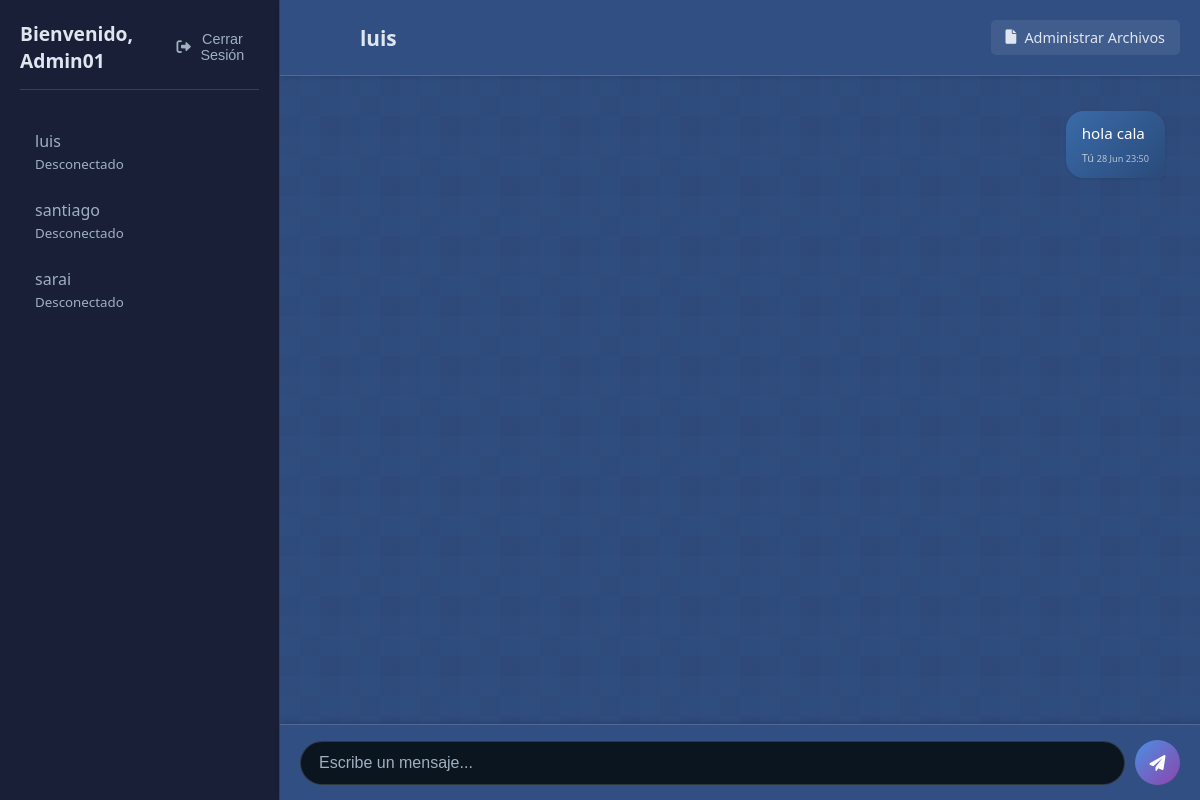
Page /public/index.php?correo_usuario=luiscala@gmail.com (signed in) on the committed database.
### tables this page shows
CREATE TABLE `usuario` (
  `usuario_id` int(10) NOT NULL,
  `usuario_nombre` varchar(70) NOT NULL,
  `usuario_apellido` varchar(70) NOT NULL,
  `usuario_email` varchar(100) NOT NULL,
  `usuario_usuario` varchar(30) NOT NULL,
  `usuario_clave` varchar(300) NOT NULL,
  `usuario_foto` varchar(536) NOT NULL,
  `usuario_creado` timestamp NOT NULL DEFAULT current_timestamp(),
  `usuario_actualizado` timestamp NOT NULL DEFAULT current_timestamp(),
  `login_status` varchar(10) DEFAULT 'logout',
  `genero` varchar(20) DEFAULT '',
  `pais` varchar(50) DEFAULT ''
);

CREATE TABLE `chat_usuarios` (
  `msg_id` int(11) NOT NULL,
  `sender_usuario` varchar(100) NOT NULL,
  `receiver_usuario` varchar(100) NOT NULL,
  `msg_contenido` varchar(255) NOT NULL,
  `msg_status` text NOT NULL,
  `msg_fecha` timestamp NOT NULL DEFAULT current_timestamp()
);

### app/Controlador/Controlador_Chat.php (called while the page is built, shortened)
<?php
require_once(__DIR__ . '/../Modelo/Modelo_Usuario.php');
require_once(__DIR__ . '/../Modelo/Modelo_Chat.php');
class Controlador_Chat {
    private $modelo_usuario;
    private $modelo_chat;
    public function __construct() {
        $this->modelo_usuario = new Modelo_Usuario();
        $this->modelo_chat = new Modelo_Chat();
    }
    public function index() {
        $usuario_logeado = $_SESSION['usuario']['usuario_usuario'] ?? '';
        $usuarios_totales = $this->modelo_usuario->Obtener_Usuarios();
        if (isset($_GET['correo_usuario'])) {
            $correo_usuario_actual = $_GET['correo_usuario'];
            $usuario = $this->modelo_usuario->Obtener_Usuarios_email($correo_usuario_actual);
            if ($usuario) {
                $usuario_seleccionado = $usuario['usuario_usuario'];
                $this->modelo_chat->Mensajes_Vistos($usuario_seleccionado, $usuario_logeado);
                $mensajes_chat = $this->modelo_chat->Obtener_Mensajes_Chat($usuario_logeado, $usuario_seleccionado);
            }
        }
        require_once(__DIR__ . '/../Vista/chat/index.php');
    }
}
?>

### app/Modelo/Modelo_Usuario.php (called while the page is built, shortened)
<?php
require_once(__DIR__ . '/../../config/Database.php');
class Modelo_Usuario {
    private $conexion;
    public function __construct() {
        $database = new DataBase();
        $this->conexion = $database->Conectar_db();
    }
    public function Obtener_Usuarios() {
        $result = $this->conexion->query("
            SELECT usuario_id, usuario_usuario, usuario_email, genero, login_status
            FROM usuario
            WHERE usuario_usuario != '' AND usuario_email != ''
            ORDER BY login_status DESC, usuario_usuario ASC
        ");
        return $result->fetch_all(MYSQLI_ASSOC);
    }
    public function Obtener_Usuarios_email($email) {
        $stmt = $this->conexion->prepare("SELECT usuario_id, usuario_usuario, usuario_email, genero FROM usuario WHERE usuario_email = ? LIMIT 1");
        $stmt->bind_param("s", $email);
        $stmt->execute();
        $resultado = $stmt->get_result();
        return $resultado->fetch_assoc();
    }
}
?>

### config/Database.php (called while the page is built, shortened)
<?php
class DataBase {
    private $host = "localhost";
    private $usuario = "root";
    private $password = "";
    private $db = "crudadmin";
    public function Conectar_db() {
        $this->conexion = null;
        try {
            $this->conexion = new mysqli($this->host, $this->usuario, $this->password, $this->db);
            $this->conexion->set_charset("utf8mb4");
        } catch (Exception $e) {
            error_log("Error de conexión: " . $e->getMessage());
            die("Error al conectar con la base de datos. Por favor intente más tarde.");
        }
        return $this->conexion;
    }
}
?>

### public/index.php (called while the page is built, shortened)
<?php
require_once CONTROLLER_PATH . '/Controlador_Chat.php';
try {
    $controller = new Controlador_Chat();
    $controller->index();
} catch (Exception $e) {
    die("Error inicializando controlador: ". $e->getMessage());
}

### app/Modelo/Modelo_Chat.php (called while the page is built, shortened)
<?php
require_once(__DIR__ . '/../../config/Database.php');
class Modelo_Chat {
    private $conexion;
    public function __construct() {
        $database = new DataBase();
        $this->conexion = $database->Conectar_db();
    }
    public function Obtener_Mensajes_Chat($usuario_actual, $usuario_destino){
        $query = "SELECT * FROM chat_usuarios
                 WHERE (sender_usuario = ? AND receiver_usuario = ?)
                 OR (sender_usuario = ? AND receiver_usuario = ?)
                 ORDER BY msg_fecha ASC";
        $stmt = $this->conexion->prepare($query);
        $stmt->bind_param("ssss", $usuario_actual, $usuario_destino, $usuario_destino, $usuario_actual);
        if(!$stmt->execute()){
            error_log("Error al ejecutar Obtener Mensajes: ". $stmt->error);
            return[];
        }
        $resultado = $stmt->get_result();
        return $resultado->fetch_all(MYSQLI_ASSOC);
    }
}
?>

### app/Vista/includes/chat_mensajes.php (the view, shortened to what this page needs)
<?php
$usuario_logeado = $_SESSION['usuario']['usuario_usuario'] ?? '';
if (empty($mensajes_chat) && empty($archivos_compartidos)) {
    echo '<div class="no-messages">';
    echo '<p class="texto_centro">Comienza una conversación con '.htmlspecialchars($usuario_seleccionado).'</p>';
    echo '</div>';
} else {
    echo '<div class="mensajes_contenedor" id="mensajes-contenedor">';
    foreach($mensajes_chat as $msg) {
        $sender_user = htmlspecialchars($msg['sender_usuario']);
        $msg_content = htmlspecialchars($msg['msg_contenido']);
        $msg_date = date("d M H:i", strtotime($msg['msg_fecha']));
        if ($usuario_logeado === $sender_user) {
            echo '<div class="msg_derecha">';
            echo '<p>'.$msg_content.'</p>';
            echo '<span class="time">Tú <small>'.$msg_date.'</small></span>';
            echo '</div>';
        }
        elseif ($usuario_seleccionado === $sender_user) {
            echo '<div class="msg_izquierda">';
            echo '<p>'.$msg_content.'</p>';
            echo '<span class="time">'.$sender_user.' <small>'.$msg_date.'</small></span>';
            echo '</div>';
        }
    }
    echo '</div>';
}

### app/Vista/includes/users_sidebar.php (shortened to what this page needs)
<?php
if (!empty($usuarios_totales)) {
    $usuarios_mostrados = [];
    foreach ($usuarios_totales as $usuario) {
        $username = htmlspecialchars($usuario['usuario_usuario'] ?? '');
        $login_status = $usuario['login_status'] ?? 'logout';
        $usuario_email = urlencode($usuario['usuario_email'] ?? '');
        $pagina_actual = htmlspecialchars($_SERVER['PHP_SELF']);
       if (in_array($username, $usuarios_mostrados) || $username == ($_SESSION['usuario']['usuario_usuario'] ?? '')) {
            continue;
        }
        $usuarios_mostrados[] = $username;
        ?>
        <li class="usuario_item">
            <a href="<?php echo $pagina_actual; ?>?correo_usuario=<?php echo $usuario_email; ?>" class="usuario_link">
                <div class="detalles_izq">
                    <p>
                        <?php echo $username; ?>
                        <br>
                        <small><?php echo ($login_status == 'Online' ? 'En Línea' : 'Desconectado'); ?></small>
                    </p>
                </div>
            </a>
        </li>
        <?php
    }
} else {
    echo "<li>No hay usuarios disponibles</li>";
}
?>

### public/LosCSS/stilochat.css (style rules this page uses)
:root { --color-bg-dark: #0f1c2d; --color-bg-light: #314f83; --color-sidebar-bg: #181f36; --color-sidebar-hover: #1b5bc9; --color-text-primary: #e0e6f0; --color-text-secondary: #a0b0c0; --color-accent-blue-light: #6aa8e2; --color-accent-blue-medium: #4a80c2; --color-accent-blue-dark: #2c5a90; --color-accent-blue: var(--color-accent-blue-medium); --gradient-blue-purple: linear-gradient(135deg, #4a90e2, #8e44ad); --color-chat-bubble-self: #007bff; --color-chat-bubble-other: #151625; --color-chat-text-self: #ffffff; --color-chat-text-other: #e0e6f0; --color-chat-time: #888888; --color-border: rgba(255, 255, 255, 0.15); --color-input-bg: #0b1520; --gradient-accent: linear-gradient(135deg, #4a80c2, #6aa8e2); --shadow-light: 0 1px 3px rgba(0, 0, 0, 0.1); --shadow-medium: 0 4px 10px rgba(0, 0, 0, 0.3); --shadow-strong: 0 8px 20px rgba(0, 0, 0, 0.5); }
* { box-sizing: border-box; margin: 0; padding: 0; }
html, body { height: 100%; font-family: 'Segoe UI', Roboto, Helvetica, Arial, sans-serif; color: var(--color-text-primary); background: var(--color-bg-dark); overflow: hidden; }
.chat_izquierda ul li { margin-bottom: 5px; }
.chat_izquierda ul li a { display: flex; align-items: center; padding: 10px 15px; color: var(--color-text-secondary); text-decoration: none; border-radius: 8px; transition: background-color 0.2s ease, color 0.2s ease; }
.time { display: block; font-size: 0.8em; color: var(--color-text-secondary); margin-top: 5px; text-align: right; }
.msg_izquierda, .msg_derecha { max-width: 75%; margin-bottom: 15px; padding: 12px 16px; border-radius: 18px; position: relative; word-wrap: break-word; font-size: 0.95em; line-height: 1.4; box-shadow: var(--shadow-light); }
.msg_derecha { align-self: flex-end; background: linear-gradient(135deg, #3a6ba8, #2a4a7a); color: white; margin-left: auto; border-bottom-right-radius: 5px; }
.msg_izquierda p, .msg_derecha p { margin: 0; padding: 0; color: inherit; }
.msg_izquierda p, .msg_derecha p { margin: 0; padding: 0; }
.time { display: block; font-size: 0.72em; margin-top: 6px; opacity: 0.8; }
.msg_derecha .time { color: rgba(255, 255, 255, 0.8); text-align: right; }
.mensajes_contenedor { display: flex; flex-direction: column; gap: 10px; padding: 15px; }

### rows in the picture
usuario: usuario_usuario "luis", login_status "Desconectado"
usuario: usuario_usuario "santiago", login_status "Desconectado"
usuario: usuario_usuario "sarai", login_status "Desconectado"
chat_usuarios: msg_contenido "hola cala", msg_fecha "28 Jun 23:50"

### other values in the picture
$saludo "Bienvenido"
$_SESSION['usuario']['usuario_usuario'] "Admin01"
$usuario_seleccionado "luis"
